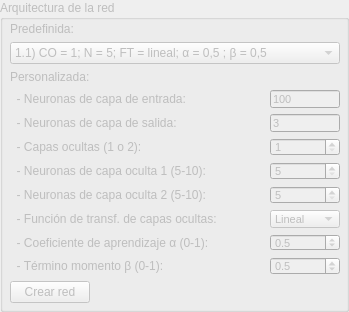
          <widget class="QGroupBox" name="groupBox_arquitectura">
           <property name="enabled">
            <bool>false</bool>
           </property>
           <property name="title">
            <string>Arquitectura de la red</string>
           </property>
           <property name="flat">
            <bool>false</bool>
           </property>
           <property name="checkable">
            <bool>false</bool>
           </property>
           <widget class="QWidget" name="verticalLayoutWidget_7">
            <property name="geometry">
             <rect>
              <x>10</x>
              <y>22</y>
              <width>330</width>
              <height>281</height>
             </rect>
            </property>
            <layout class="QVBoxLayout" name="verticalLayout_15">
             <item>
              <widget class="QLabel" name="label_201">
               <property name="text">
                <string>Predefinida:</string>
               </property>
              </widget>
             </item>
             <item>
              <widget class="QComboBox" name="comboBox_arquitectura">
               <property name="toolTip">
                <string>&lt;!DOCTYPE HTML PUBLIC &quot;-//W3C//DTD HTML 4.0//EN&quot; &quot;http://www.w3.org/TR/REC-html40/strict.dtd&quot;&gt;
&lt;html&gt;&lt;head&gt;&lt;meta name=&quot;qrichtext&quot; content=&quot;1&quot; /&gt;&lt;meta charset=&quot;utf-8&quot; /&gt;&lt;style type=&quot;text/css&quot;&gt;
p, li { white-space: pre-wrap; }
hr { height: 1px; border-width: 0; }
li.unchecked::marker { content: &quot;\2610&quot;; }
li.checked::marker { content: &quot;\2612&quot;; }
&lt;/style&gt;&lt;/head&gt;&lt;body style=&quot; font-family:'Segoe UI'; font-size:9pt; font-weight:400; font-style:normal;&quot;&gt;
&lt;p style=&quot; margin-top:12px; margin-bottom:12px; margin-left:0px; margin-right:0px; -qt-block-indent:0; text-indent:0px;&quot;&gt;Configuraciones predefinidas de red, donde:&lt;br /&gt;*CO = Capas Ocultas&lt;br /&gt;*N = Neuronas por capa oculta&lt;br /&gt;*FT = Función de transferencia&lt;br /&gt;*α = Coeficiente de aprendizaje&lt;br /&gt;*β = Término momento&lt;/p&gt;&lt;/body&gt;&lt;/html&gt;</string>
               </property>
               <item>
                <property name="text">
                 <string>1.1) CO = 1; N = 5; FT = lineal; α = 0,5 ; β = 0,5</string>
                </property>
               </item>
               <item>
                <property name="text">
                 <string>1.2) CO = 1; N = 5; FT = lineal; α = 0,5 ; β = 0,9</string>
                </property>
               </item>
               <item>
                <property name="text">
                 <string>2.1) CO = 1; N = 10; FT = lineal; α = 0,5 ; β = 0,5</string>
                </property>
               </item>
               <item>
                <property name="text">
                 <string>2.2) CO = 1; N = 10; FT = lineal; α = 0,5 ; β = 0,9</string>
                </property>
               </item>
               <item>
                <property name="text">
                 <string>3.1) CO = 2; N = 5 y 5; FT = lineal; α = 0,5 ; β = 0,5</string>
                </property>
               </item>
               <item>
                <property name="text">
                 <string>3.2) CO = 2; N = 5 y 5; FT = lineal; α = 0,5 ; β = 0,9</string>
                </property>
               </item>
               <item>
                <property name="text">
                 <string>4.1) CO = 2; N = 10 y 10; FT = lineal; α = 0,5 ; β = 0,5</string>
                </property>
               </item>
               <item>
                <property name="text">
                 <string>4.2) CO = 2; N = 10 y 10; FT = lineal; α = 0,5 ; β = 0,9</string>
                </property>
               </item>
              </widget>
             </item>
             <item>
              <widget class="QLabel" name="label_203">
               <property name="text">
                <string>Personalizada:</string>
               </property>
              </widget>
             </item>
             <item>
              <layout class="QFormLayout" name="formLayout_2">
               <item row="0" column="0">
                <widget class="QLabel" name="label_arquired1">
                 <property name="text">
                  <string>  - Neuronas de capa de entrada:</string>
                 </property>
                </widget>
               </item>
               <item row="0" column="1">
                <widget class="QLineEdit" name="lineEdit_tamCapaEnt">
                 <property name="enabled">
                  <bool>false</bool>
                 </property>
                 <property name="font">
                  <font>
                   <pointsize>8</pointsize>
                  </font>
                 </property>
                 <property name="text">
                  <string>100</string>
                 </property>
                </widget>
               </item>
               <item row="1" column="0">
                <widget class="QLabel" name="label_arquired2">
                 <property name="text">
                  <string>  - Neuronas de capa de salida:</string>
                 </property>
                </widget>
               </item>
               <item row="1" column="1">
                <widget class="QLineEdit" name="lineEdit_tamCapaSal">
                 <property name="enabled">
                  <bool>false</bool>
                 </property>
                 <property name="font">
                  <font>
                   <pointsize>8</pointsize>
                  </font>
                 </property>
                 <property name="text">
                  <string>3</string>
                 </property>
                </widget>
               </item>
               <item row="2" column="0">
                <widget class="QLabel" name="label_arquired3">
                 <property name="text">
                  <string>  - Capas ocultas (1 o 2):</string>
                 </property>
                </widget>
               </item>
               <item row="2" column="1">
                <widget class="QSpinBox" name="spinBox_capasOcultas">
                 <property name="font">
                  <font>
                   <pointsize>8</pointsize>
                  </font>
                 </property>
                 <property name="minimum">
                  <number>1</number>
                 </property>
                 <property name="maximum">
                  <number>2</number>
                 </property>
                </widget>
               </item>
               <item row="3" column="0">
                <widget class="QLabel" name="label_arquired4">
                 <property name="text">
                  <string>  - Neuronas de capa oculta 1 (5-10):</string>
                 </property>
                </widget>
               </item>
               <item row="3" column="1">
                <widget class="QSpinBox" name="spinBox_tamCapaOc1">
                 <property name="font">
                  <font>
                   <pointsize>8</pointsize>
                  </font>
                 </property>
                 <property name="minimum">
                  <number>5</number>
                 </property>
                 <property name="maximum">
                  <number>10</number>
                 </property>
                </widget>
               </item>
               <item row="4" column="0">
                <widget class="QLabel" name="label_arquired5">
                 <property name="text">
                  <string>  - Neuronas de capa oculta 2 (5-10):</string>
                 </property>
                </widget>
               </item>
               <item row="4" column="1">
                <widget class="QSpinBox" name="spinBox_tamCapaOc2">
                 <property name="font">
                  <font>
                   <pointsize>8</pointsize>
                  </font>
                 </property>
                 <property name="minimum">
                  <number>5</number>
                 </property>
                 <property name="maximum">
                  <number>10</number>
                 </property>
                </widget>
               </item>
               <item row="5" column="0">
                <widget class="QLabel" name="label_arquired6">
                 <property name="font">
                  <font>
                   <pointsize>9</pointsize>
                  </font>
                 </property>
                 <property name="text">
                  <string>  - Función de transf. de capas ocultas:              </string>
                 </property>
                </widget>
               </item>
               <item row="5" column="1">
                <widget class="QComboBox" name="comboBox_funcion">
                 <property name="font">
                  <font>
                   <pointsize>8</pointsize>
                  </font>
                 </property>
                 <item>
                  <property name="text">
                   <string>Lineal</string>
                  </property>
                 </item>
                 <item>
                  <property name="text">
                   <string>Sigmoidal</string>
                  </property>
                 </item>
                </widget>
               </item>
               <item row="6" column="0">
                <widget class="QLabel" name="label_arquired7">
                 <property name="text">
                  <string>  - Coeficiente de aprendizaje α (0-1):</string>
                 </property>
                </widget>
               </item>
               <item row="6" column="1">
                <widget class="QDoubleSpinBox" name="doubleSpinBox_alfa">
                 <property name="font">
                  <font>
                   <pointsize>8</pointsize>
                  </font>
                 </property>
                 <property name="decimals">
                  <number>1</number>
                 </property>
                 <property name="minimum">
                  <double>0.000000000000000</double>
                 </property>
                 <property name="maximum">
                  <double>1.000000000000000</double>
                 </property>
                 <property name="singleStep">
                  <double>0.100000000000000</double>
                 </property>
                 <property name="stepType">
                  <enum>QAbstractSpinBox::DefaultStepType</enum>
                 </property>
                 <property name="value">
                  <double>0.500000000000000</double>
                 </property>
                </widget>
               </item>
               <item row="7" column="0">
                <widget class="QLabel" name="label_arquired8">
                 <property name="text">
                  <string>  - Término momento β (0-1):</string>
                 </property>
                </widget>
               </item>
               <item row="7" column="1">
                <widget class="QDoubleSpinBox" name="doubleSpinBox_beta">
                 <property name="font">
                  <font>
                   <pointsize>8</pointsize>
                  </font>
                 </property>
                 <property name="decimals">
                  <number>1</number>
                 </property>
                 <property name="minimum">
                  <double>0.000000000000000</double>
                 </property>
                 <property name="maximum">
                  <double>1.000000000000000</double>
                 </property>
                 <property name="singleStep">
                  <double>0.100000000000000</double>
                 </property>
                 <property name="stepType">
                  <enum>QAbstractSpinBox::DefaultStepType</enum>
                 </property>
                 <property name="value">
                  <double>0.500000000000000</double>
                 </property>
                </widget>
               </item>
              </layout>
             </item>
             <item>
              <layout class="QHBoxLayout" name="horizontalLayout_16">
               <item>
                <widget class="QPushButton" name="pushButton_crearred">
                 <property name="toolTip">
                  <string>&lt;html&gt;&lt;head/&gt;&lt;body&gt;&lt;p&gt;Crea una red neuronal con la estructura indicada&lt;/p&gt;&lt;/body&gt;&lt;/html&gt;</string>
                 </property>
                 <property name="text">
                  <string>Crear red</string>
                 </property>
                </widget>
               </item>
               <item>
                <spacer name="horizontalSpacer">
                 <property name="orientation">
                  <enum>Qt::Horizontal</enum>
                 </property>
                 <property name="sizeHint" stdset="0">
                  <size>
                   <width>40</width>
                   <height>20</height>
                  </size>
                 </property>
                </spacer>
               </item>
              </layout>
             </item>
            </layout>
           </widget>
          </widget>
